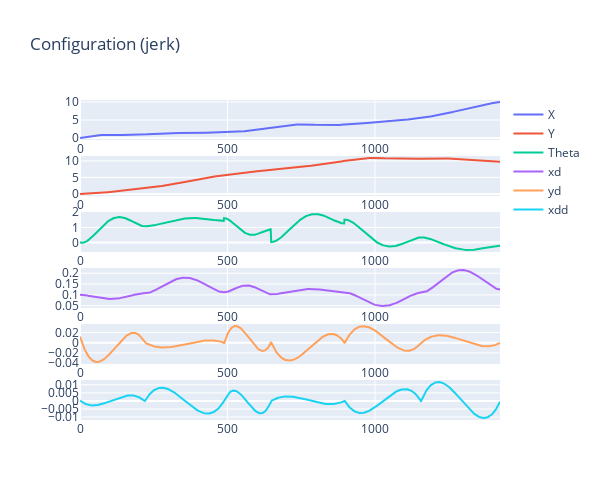
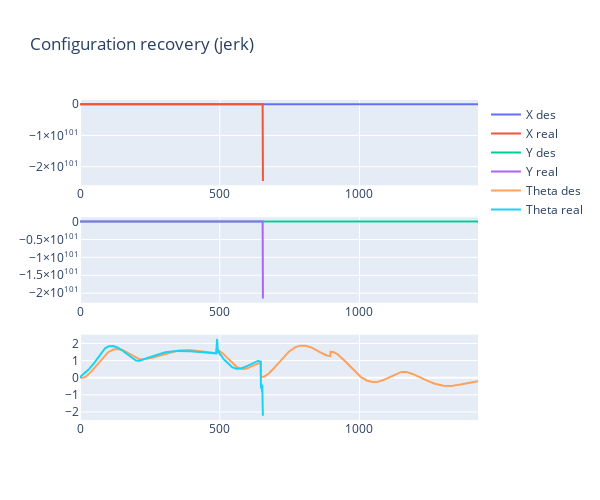
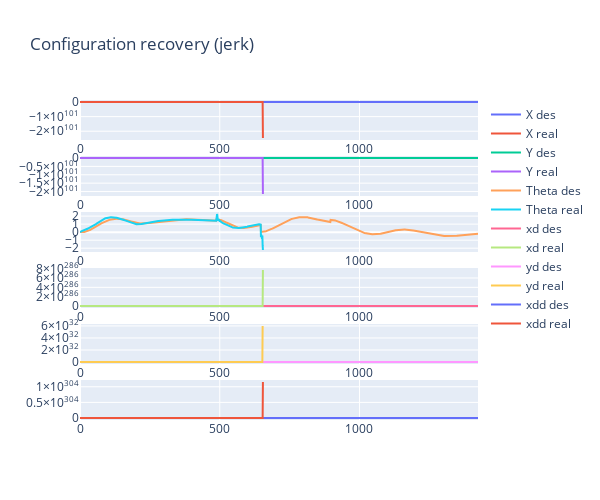
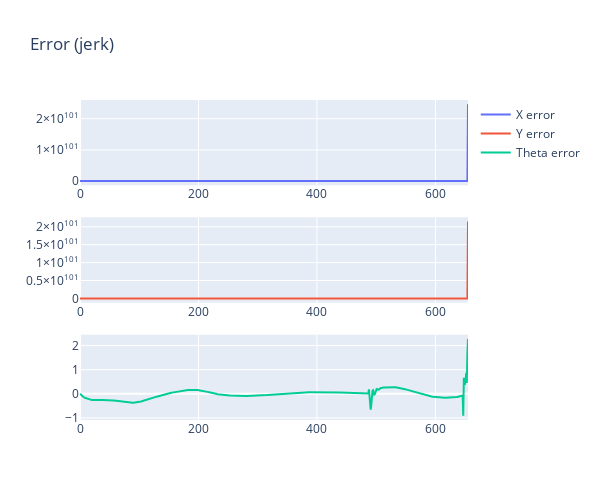

Notebook source saved alongside these figures, in order:
### Code cell
evaluate.plot_stuff()

### Figure 1 — Plotly figure (JSON) as saved in the notebook; plotly's stock layout.template omitted (floating-point values rounded to 4 significant figures; data arrays with more than 128 entries replaced by an {"elided": "..."} marker saying what was removed)
{"data": [{"name": "X ", "type": "scatter", "x": {"elided": "1424 float values"}, "xaxis": "x", "y": {"elided": "1424 float values"}, "yaxis": "y"}, {"name": "Y ", "type": "scatter", "x": {"elided": "1424 float values"}, "xaxis": "x2", "y": {"elided": "1424 float values"}, "yaxis": "y2"}, {"name": "Theta ", "type": "scatter", "x": {"elided": "1424 float values"}, "xaxis": "x3", "y": {"elided": "1424 float values"}, "yaxis": "y3"}, {"name": "xd ", "type": "scatter", "x": {"elided": "1424 float values"}, "xaxis": "x4", "y": {"elided": "1424 float values"}, "yaxis": "y4"}, {"name": "yd ", "type": "scatter", "x": {"elided": "1424 float values"}, "xaxis": "x5", "y": {"elided": "1424 float values"}, "yaxis": "y5"}, {"name": "xdd ", "type": "scatter", "x": {"elided": "1424 float values"}, "xaxis": "x6", "y": {"elided": "1424 float values"}, "yaxis": "y6"}], "layout": {"height": 500, "title": {"text": "Configuration (jerk)"}, "width": 600, "xaxis": {"anchor": "y", "domain": [0, 1]}, "xaxis2": {"anchor": "y2", "domain": [0, 1]}, "xaxis3": {"anchor": "y3", "domain": [0, 1]}, "xaxis4": {"anchor": "y4", "domain": [0, 1]}, "xaxis5": {"anchor": "y5", "domain": [0, 1]}, "xaxis6": {"anchor": "y6", "domain": [0, 1]}, "yaxis": {"anchor": "x", "domain": [0.875, 1]}, "yaxis2": {"anchor": "x2", "domain": [0.7, 0.825]}, "yaxis3": {"anchor": "x3", "domain": [0.525, 0.65]}, "yaxis4": {"anchor": "x4", "domain": [0.35, 0.475]}, "yaxis5": {"anchor": "x5", "domain": [0.175, 0.3]}, "yaxis6": {"anchor": "x6", "domain": [0, 0.125]}}}

### Figure 2 — Plotly figure (JSON) as saved in the notebook; plotly's stock layout.template omitted (floating-point values rounded to 4 significant figures; data arrays with more than 128 entries replaced by an {"elided": "..."} marker saying what was removed)
{"data": [{"name": "X des", "type": "scatter", "x": {"elided": "1424 float values"}, "xaxis": "x", "y": {"elided": "1424 float values"}, "yaxis": "y"}, {"name": "X real", "type": "scatter", "x": {"elided": "1424 float values"}, "xaxis": "x", "y": {"elided": "655 float values"}, "yaxis": "y"}, {"name": "Y des", "type": "scatter", "x": {"elided": "1424 float values"}, "xaxis": "x2", "y": {"elided": "1424 float values"}, "yaxis": "y2"}, {"name": "Y real", "type": "scatter", "x": {"elided": "1424 float values"}, "xaxis": "x2", "y": {"elided": "655 float values"}, "yaxis": "y2"}, {"name": "Theta des", "type": "scatter", "x": {"elided": "1424 float values"}, "xaxis": "x3", "y": {"elided": "1424 float values"}, "yaxis": "y3"}, {"name": "Theta real", "type": "scatter", "x": {"elided": "1424 float values"}, "xaxis": "x3", "y": {"elided": "655 float values"}, "yaxis": "y3"}], "layout": {"height": 500, "title": {"text": "Configuration recovery (jerk)"}, "width": 600, "xaxis": {"anchor": "y", "domain": [0, 1]}, "xaxis2": {"anchor": "y2", "domain": [0, 1]}, "xaxis3": {"anchor": "y3", "domain": [0, 1]}, "yaxis": {"anchor": "x", "domain": [0.7333, 1]}, "yaxis2": {"anchor": "x2", "domain": [0.3667, 0.6333]}, "yaxis3": {"anchor": "x3", "domain": [0, 0.2667]}}}

### Figure 3 — Plotly figure (JSON) as saved in the notebook; plotly's stock layout.template omitted (floating-point values rounded to 4 significant figures; data arrays with more than 128 entries replaced by an {"elided": "..."} marker saying what was removed)
{"data": [{"name": "X des", "type": "scatter", "x": {"elided": "1424 float values"}, "xaxis": "x", "y": {"elided": "1424 float values"}, "yaxis": "y"}, {"name": "X real", "type": "scatter", "x": {"elided": "1424 float values"}, "xaxis": "x", "y": {"elided": "655 float values"}, "yaxis": "y"}, {"name": "Y des", "type": "scatter", "x": {"elided": "1424 float values"}, "xaxis": "x2", "y": {"elided": "1424 float values"}, "yaxis": "y2"}, {"name": "Y real", "type": "scatter", "x": {"elided": "1424 float values"}, "xaxis": "x2", "y": {"elided": "655 float values"}, "yaxis": "y2"}, {"name": "Theta des", "type": "scatter", "x": {"elided": "1424 float values"}, "xaxis": "x3", "y": {"elided": "1424 float values"}, "yaxis": "y3"}, {"name": "Theta real", "type": "scatter", "x": {"elided": "1424 float values"}, "xaxis": "x3", "y": {"elided": "655 float values"}, "yaxis": "y3"}, {"name": "xd des", "type": "scatter", "x": {"elided": "1424 float values"}, "xaxis": "x4", "y": {"elided": "1424 float values"}, "yaxis": "y4"}, {"name": "xd real", "type": "scatter", "x": {"elided": "1424 float values"}, "xaxis": "x4", "y": {"elided": "655 float values"}, "yaxis": "y4"}, {"name": "yd des", "type": "scatter", "x": {"elided": "1424 float values"}, "xaxis": "x5", "y": {"elided": "1424 float values"}, "yaxis": "y5"}, {"name": "yd real", "type": "scatter", "x": {"elided": "1424 float values"}, "xaxis": "x5", "y": {"elided": "655 float values"}, "yaxis": "y5"}, {"name": "xdd des", "type": "scatter", "x": {"elided": "1424 float values"}, "xaxis": "x6", "y": {"elided": "1424 float values"}, "yaxis": "y6"}, {"name": "xdd real", "type": "scatter", "x": {"elided": "1424 float values"}, "xaxis": "x6", "y": {"elided": "655 float values"}, "yaxis": "y6"}], "layout": {"height": 500, "title": {"text": "Configuration recovery (jerk)"}, "width": 600, "xaxis": {"anchor": "y", "domain": [0, 1]}, "xaxis2": {"anchor": "y2", "domain": [0, 1]}, "xaxis3": {"anchor": "y3", "domain": [0, 1]}, "xaxis4": {"anchor": "y4", "domain": [0, 1]}, "xaxis5": {"anchor": "y5", "domain": [0, 1]}, "xaxis6": {"anchor": "y6", "domain": [0, 1]}, "yaxis": {"anchor": "x", "domain": [0.875, 1]}, "yaxis2": {"anchor": "x2", "domain": [0.7, 0.825]}, "yaxis3": {"anchor": "x3", "domain": [0.525, 0.65]}, "yaxis4": {"anchor": "x4", "domain": [0.35, 0.475]}, "yaxis5": {"anchor": "x5", "domain": [0.175, 0.3]}, "yaxis6": {"anchor": "x6", "domain": [0, 0.125]}}}

### Figure 4 — Plotly figure (JSON) as saved in the notebook; plotly's stock layout.template omitted (floating-point values rounded to 4 significant figures; data arrays with more than 128 entries replaced by an {"elided": "..."} marker saying what was removed)
{"data": [{"name": "X error ", "type": "scatter", "x": {"elided": "655 float values"}, "xaxis": "x", "y": {"elided": "655 float values"}, "yaxis": "y"}, {"name": "Y error ", "type": "scatter", "x": {"elided": "655 float values"}, "xaxis": "x2", "y": {"elided": "655 float values"}, "yaxis": "y2"}, {"name": "Theta error ", "type": "scatter", "x": {"elided": "655 float values"}, "xaxis": "x3", "y": {"elided": "655 float values"}, "yaxis": "y3"}], "layout": {"height": 500, "title": {"text": "Error (jerk)"}, "width": 600, "xaxis": {"anchor": "y", "domain": [0, 1]}, "xaxis2": {"anchor": "y2", "domain": [0, 1]}, "xaxis3": {"anchor": "y3", "domain": [0, 1]}, "yaxis": {"anchor": "x", "domain": [0.7333, 1]}, "yaxis2": {"anchor": "x2", "domain": [0.3667, 0.6333]}, "yaxis3": {"anchor": "x3", "domain": [0, 0.2667]}}}
